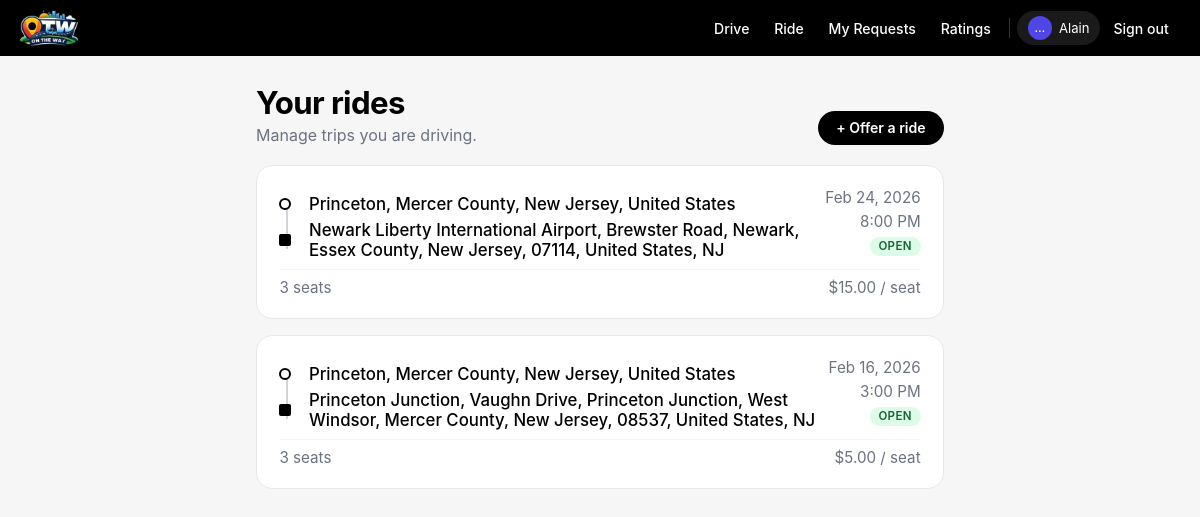
Screenshot of /rides/ with the database file from the repository.
### rides/models.py (models this page shows, shortened)
class Ride(models.Model):
    class Status(models.TextChoices):
        OPEN = "open", "Open"
        FULL = "full", "Full"
        COMPLETED = "completed", "Completed"
        CANCELLED = "cancelled", "Cancelled"
    driver = models.ForeignKey(
        settings.AUTH_USER_MODEL,
        on_delete=models.CASCADE,
        related_name="driven_rides",
    )
    origin = models.CharField(max_length=256)
    destination = models.CharField(max_length=256)
    destination_state = models.CharField(max_length=2, blank=True, default="")
    departure_time = models.DateTimeField()
    arrival_time_estimate = models.DateTimeField(blank=True, null=True)
    origin_lat = models.FloatField(blank=True, null=True)
    origin_lng = models.FloatField(blank=True, null=True)
    dest_lat = models.FloatField(blank=True, null=True)
    dest_lng = models.FloatField(blank=True, null=True)
    route_polyline = models.TextField(blank=True, default="")
    route_duration = models.IntegerField(blank=True, null=True)  # seconds
    max_detour_minutes = models.IntegerField(default=5)
    total_seats = models.PositiveSmallIntegerField()
    price_per_seat = models.DecimalField(
        max_digits=6, decimal_places=2, blank=True, null=True
    )
    notes = models.TextField(blank=True)
    status = models.CharField(
        max_length=16, choices=Status.choices, default=Status.OPEN
    )
    created_at = models.DateTimeField(auto_now_add=True)
    updated_at = models.DateTimeField(auto_now=True)

### rides/views.py (the view)
# urls.py: path("", views.driver_dashboard, name="index"),
@login_required
def driver_dashboard(request):
    rides = Ride.objects.filter(driver=request.user).order_by("-departure_time")
    return render(request, "index_view.html", {"rides": rides})

### rides/templates/index_view.html
{% extends "base.html" %}
{% block content %}
<div class="drive-page">
<div class="page-header">
  <div>
    <h1 class="page-title">Your rides</h1>
    <p class="page-subtitle">Manage trips you are driving.</p>
  </div>
  <div>
    <a href="{% url 'rides:create_ride' %}" class="btn-primary">+ Offer a ride</a>
  </div>
</div>
{% if rides %}
  <div class="card-list">
    {% for ride in rides %}
      <a href="{% url 'rides:ride_detail' pk=ride.pk %}" class="ride-card">
        <div class="ride-main">
          <div class="ride-route">
            <div class="route-point">
              <span class="route-dot"></span>
              <span class="route-value">{{ ride.origin }}</span>
            </div>
            <div class="route-point">
              <span class="route-dot end"></span>
              <span class="route-value">{{ ride.destination }}{% if ride.destination_state %}, {{ ride.destination_state }}{% endif %}</span>
            </div>
          </div>
          <div class="ride-meta">
            <span>{{ ride.departure_time|date:"M j, Y" }}</span>
            <span>{{ ride.departure_time|time:"g:i A" }}</span>
            <span class="badge badge-{{ ride.status }}">{{ ride.get_status_display }}</span>
          </div>
        </div>
        <div class="ride-secondary">
          <span>{{ ride.total_seats }} seat{{ ride.total_seats|pluralize }}</span>
          {% if ride.price_per_seat %}
            <span>${{ ride.price_per_seat }} / seat</span>
          {% else %}
            <span>Free ride</span>
          {% endif %}
        </div>
      </a>
    {% endfor %}
  </div>
{% else %}
  <div class="empty-state">
    <h2>No rides yet</h2>
    <p>Heading somewhere? Offer a ride and split costs with riders going your way.</p>
    <a href="{% url 'rides:create_ride' %}" class="btn-primary">Offer a ride</a>
  </div>
{% endif %}
</div>
{% endblock %}

### templates/base.html (shortened to what this page needs)
{% load static %}
<!DOCTYPE html>
<html lang="en">
  <head>
    <link rel="stylesheet" href="{% static 'styles.css' %}">
    <link rel="stylesheet" href="https://unpkg.com/leaflet@1.9.4/dist/leaflet.css" />
    <link rel="stylesheet" href="https://cdn.jsdelivr.net/npm/flatpickr/dist/flatpickr.min.css" />
  </head>
  <body>
    <div class="app-shell">
      <header class="app-header">
        <div class="app-header-left">
          <img src="{% static 'OTWlogo.jpg' %}" alt="OnTheWay" class="logo" />
        </div>
        <div class="app-header-right">
          {% if user.is_authenticated %}
            <a href="{% url 'rides:index' %}" class="nav-link">Drive</a>
            <a href="{% url 'rides:rider_search' %}" class="nav-link">Ride</a>
            <a href="{% url 'rides:my_requests' %}" class="nav-link">My Requests</a>
            <a href="{% url 'rides:ratings' %}" class="nav-link">Ratings</a>
            <a href="{% url 'rides:my_profile' %}" class="user-pill">
              <span class="user-avatar">{{ user.first_name|default:user.username|truncatechars:1 }}</span>
              <span>{{ user.first_name|default:user.username }}</span>
            </a>
            <a href="{% url 'logout' %}" class="nav-link">Sign out</a>
          {% else %}
            <a href="{% url 'login' %}" class="nav-link">Sign in</a>
            <a href="{% url 'signup' %}" class="nav-link" style="background:rgba(255,255,255,.15);">Sign up</a>
          {% endif %}
        </div>
      </header>
      <main class="app-main">
        {% block content %}
        {% endblock %}
      </main>
    </div>
  </body>
</html>

### static/styles.css (style rules this page uses)
*, *::before, *::after { box-sizing: border-box; }
body { margin: 0; font-family: "SF Pro Text", system-ui, -apple-system, BlinkMacSystemFont, "Segoe UI", Roboto, sans-serif; background: #f6f6f6; color: #000; -webkit-font-smoothing: antialiased; }
a { color: inherit; text-decoration: none; }
.app-shell { min-height: 100vh; display: flex; flex-direction: column; }
.app-header { display: flex; align-items: center; justify-content: space-between; padding: 0 1.25rem; height: 56px; background: #000; color: #fff; position: sticky; top: 0; z-index: 20; }
.app-header-left { display: flex; align-items: center; gap: 0.55rem; }
.logo { height: 36px; width: auto; border-radius: 6px; object-fit: contain; }
.app-header-right { display: flex; align-items: center; gap: 0.15rem; font-size: 0.88rem; }
.nav-link { padding: 0.4rem 0.7rem; border-radius: 999px; font-weight: 500; color: #fff; transition: background 0.12s; }
.user-pill { display: flex; align-items: center; gap: 0.45rem; padding: 0.3rem 0.65rem; border-radius: 999px; background: rgba(255, 255, 255, 0.1); font-size: 0.82rem; text-decoration: none; color: #fff; transition: background 0.12s; }
.user-avatar { width: 24px; height: 24px; border-radius: 50%; background: #4f46e5; color: #fff; display: flex; align-items: center; justify-content: center; font-size: 0.7rem; font-weight: 600; }
.app-main { flex: 1; width: 100%; max-width: 720px; margin: 0 auto; padding: 1.75rem 1rem 3rem; }
.page-header { display: flex; justify-content: space-between; align-items: flex-end; gap: 1rem; margin-bottom: 1.25rem; }
.page-title { margin: 0; font-size: 1.65rem; font-weight: 700; letter-spacing: -0.02em; color: #000; }
.page-subtitle { margin: 0.2rem 0 0; color: #6b7280; font-size: 0.92rem; }
.btn, .btn-primary, .btn-secondary, .btn-danger { display: inline-flex; align-items: center; justify-content: center; gap: 0.35rem; border-radius: 999px; padding: 0.55rem 1.15rem; font-size: 0.88rem; font-weight: 600; border: none; cursor: pointer; text-decoration: none; transition: background 0.1s, box-shadow 0.1s; }
.btn-primary { background: #000; color: #fff; }
.card-list { display: flex; flex-direction: column; gap: 0.65rem; }
.ride-card { display: flex; flex-direction: column; gap: 0.55rem; padding: 1rem 1.1rem; border-radius: 14px; border: 1px solid #e5e7eb; background: #fff; text-decoration: none; color: inherit; transition: box-shadow 0.1s, border-color 0.1s; }
.ride-main { display: flex; justify-content: space-between; align-items: flex-start; gap: 0.75rem; }
.ride-route { display: flex; flex-direction: column; gap: 0; position: relative; padding-left: 1.6rem; }
.ride-route::before { content: ""; position: absolute; left: 0.38rem; top: 0.65rem; bottom: 0.55rem; width: 2px; background: #d1d5db; }
.route-point { display: flex; align-items: center; gap: 0; min-height: 1.75rem; position: relative; font-size: 0.92rem; }
.route-dot { position: absolute; left: -1.6rem; width: 10px; height: 10px; border-radius: 50%; border: 2px solid #000; background: #fff; z-index: 1; }
.route-dot.end { border-radius: 2px; background: #000; border-color: #000; }
.route-value { font-weight: 500; }
.ride-meta { display: flex; flex-direction: column; align-items: flex-end; gap: 0.3rem; font-size: 0.82rem; color: #6b7280; flex-shrink: 0; }
.ride-secondary { display: flex; justify-content: space-between; font-size: 0.82rem; color: #6b7280; padding-top: 0.35rem; border-top: 1px solid #f3f4f6; }
.badge { display: inline-flex; align-items: center; padding: 0.15rem 0.55rem; border-radius: 999px; font-size: 0.72rem; font-weight: 600; text-transform: uppercase; letter-spacing: 0.03em; }
.badge-open { background: #dcfce7; color: #166534; }
.drive-page .page-title { font-size: 1.95rem; }
.drive-page .page-subtitle { font-size: 1rem; }
.drive-page .card-list { gap: 1rem; }
.drive-page .ride-card { padding: 1.35rem 1.4rem; border-radius: 16px; }
.drive-page .ride-route { padding-left: 1.85rem; }
.drive-page .ride-route::before { left: 0.44rem; top: 0.75rem; bottom: 0.65rem; }
.drive-page .route-point { min-height: 2rem; font-size: 1.05rem; }
.drive-page .route-dot { width: 12px; height: 12px; left: -1.85rem; }
.drive-page .route-value { font-size: inherit; }
.drive-page .ride-meta { font-size: 0.95rem; gap: 0.35rem; }
.drive-page .ride-secondary { font-size: 0.95rem; padding-top: 0.5rem; }

### rows the page displays
Ride: origin "Princeton, Mercer County, New Jersey, United States", destination "Newark Liberty International Airport, Brewster Road, Newark, Essex County, New Jersey, 07114, United States", destination_state "NJ", departure_time "Feb 24, 2026", departure_time "8:00 PM", status "OPEN", total_seats "3", price_per_seat "15.00"
Ride: origin "Princeton, Mercer County, New Jersey, United States", destination "Princeton Junction, Vaughn Drive, Princeton Junction, West Windsor, Mercer County, New Jersey, 08537, United States", destination_state "NJ", departure_time "Feb 16, 2026", departure_time "3:00 PM", status "OPEN", total_seats "3", price_per_seat "5.00"

### other values shown
{{ user.first_name|default:user.username|truncatechars:1 }} "…"
{{ user.first_name|default:user.username }} "Alain"
